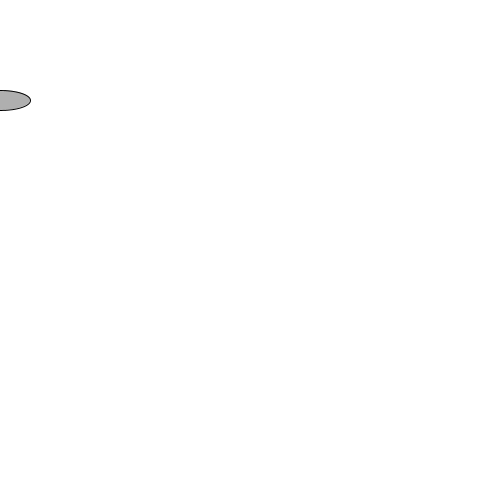
Frame 1 (no input)
Frame 60 (the mouse pressed at the canvas centre just before this capture): identical to frame 1, image omitted
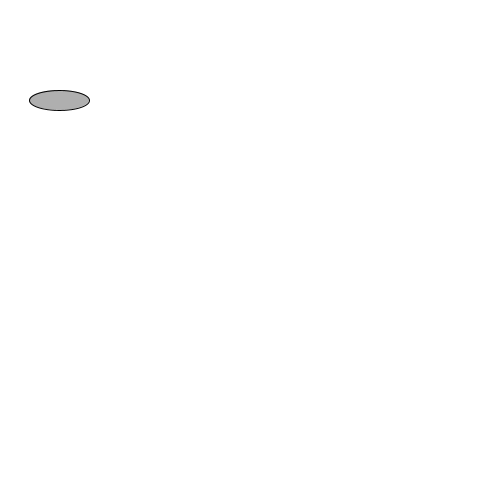
Frame 120 (the mouse held since frame 60 and released just before this capture)

The Processing sketch that drew these frames (run headless with seeded random() and noise(); from frame 60 on, the mouse is pressed at the canvas centre):

// Processing sketch: exercise_5_8
// ── exercise_5_8.pde
boolean p = false;
int circleX = 0;
int circleY = 100;

void setup()
{
  size(500, 500);
  frameRate = 90;
}

void draw()
{
  background(255);
  stroke(0);
  fill(175);
  ellipse(circleX, circleY, 60, 20);
  
  if(p)
  {circleX = circleX+1;}
}

void mousePressed()
{
  p = true;
}
